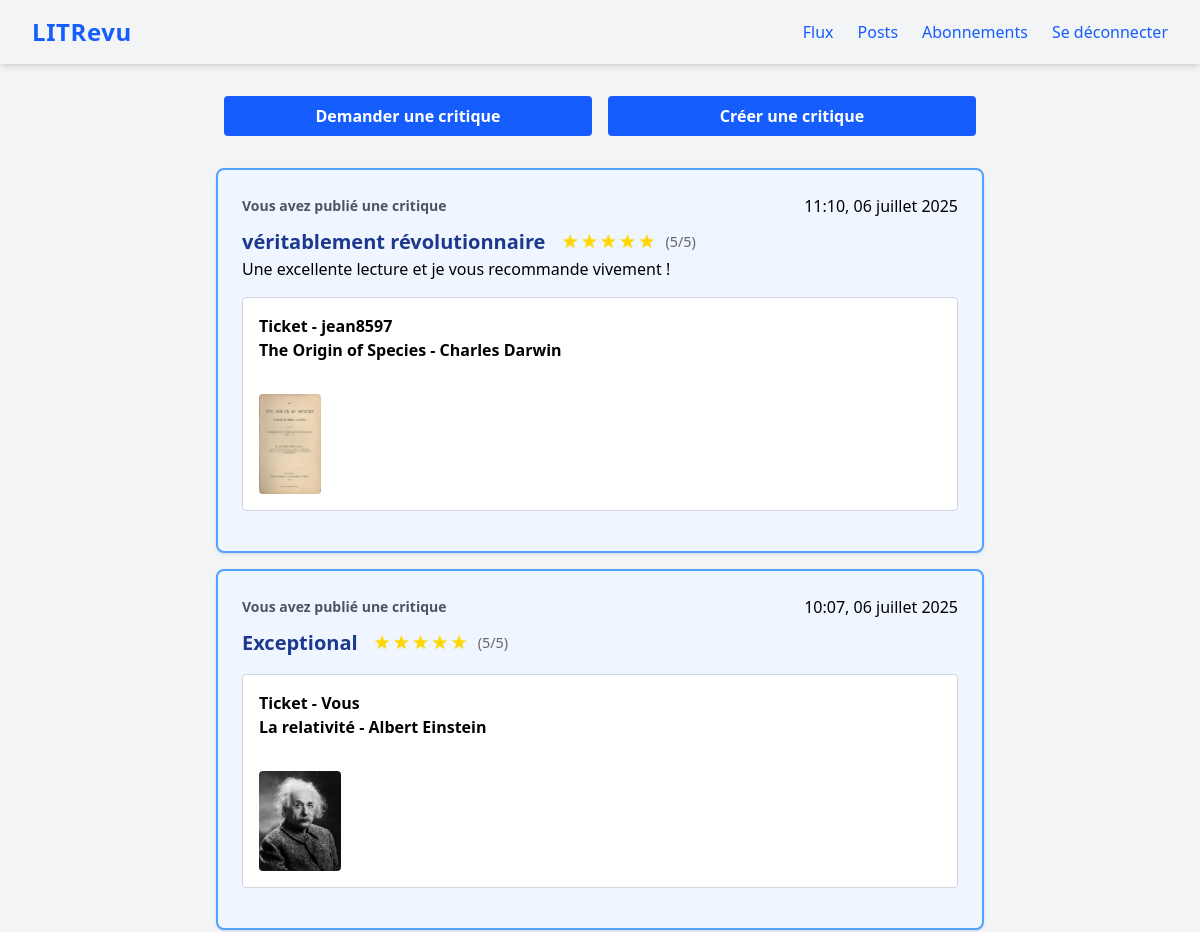
The page /flux/ (signed in, upper part) on the database as committed earlier.
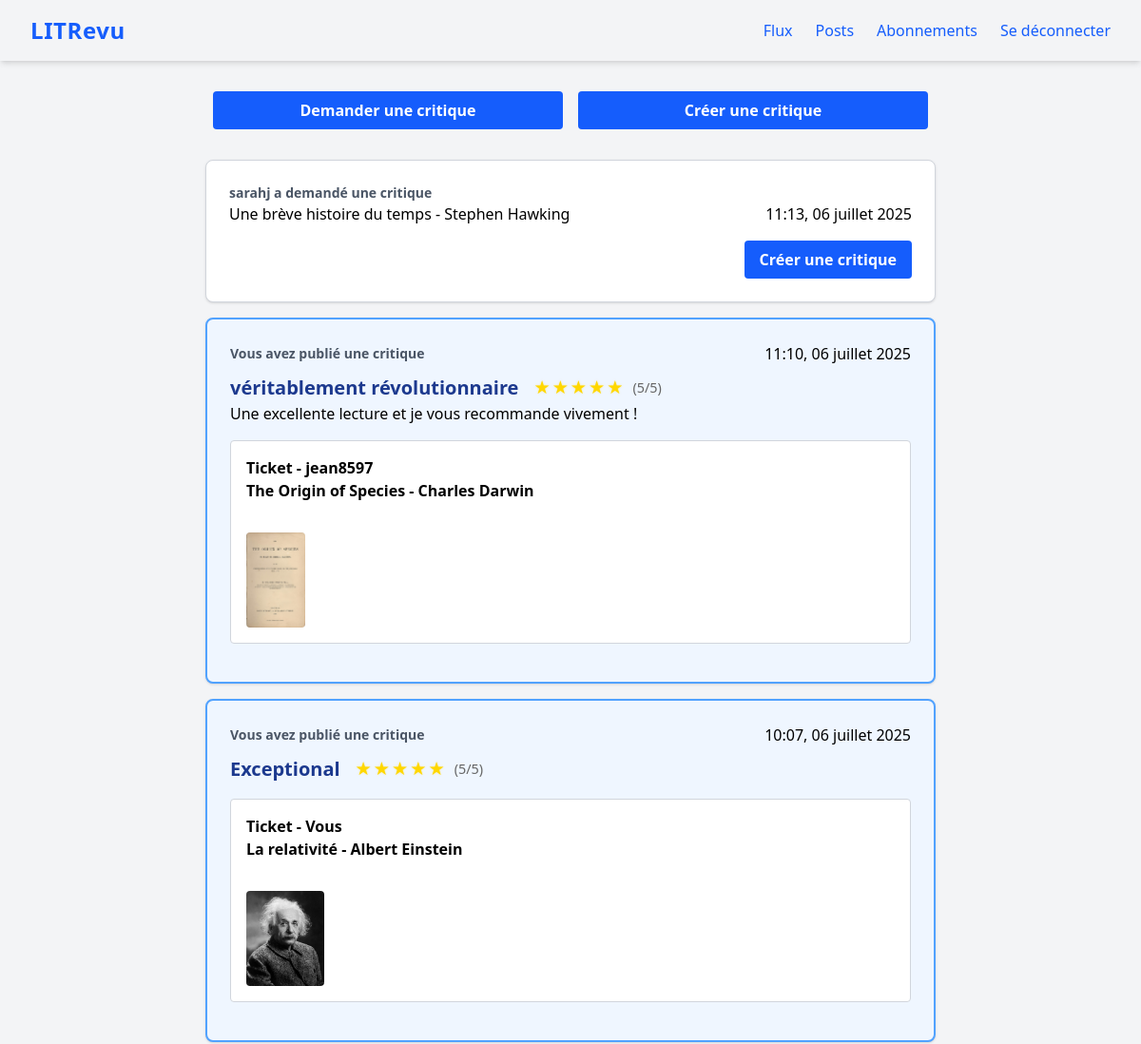
The same page on the database as committed later.
### review/models.py (models this page shows, shortened)
class Review(models.Model):
    ticket = models.ForeignKey(
        to=Ticket,
        related_name="reviews",
        on_delete=models.CASCADE
    )
    rating = models.IntegerField(
        validators=[MinValueValidator(0), MaxValueValidator(5)])
    headline = models.CharField(max_length=128)
    body = models.CharField(max_length=8192, blank=True)
    user = models.ForeignKey(
        to=settings.AUTH_USER_MODEL, on_delete=models.CASCADE)
    created = models.DateTimeField(auto_now_add=True)

class Ticket(models.Model):
    title = models.CharField(max_length=128)
    description = models.CharField(max_length=2048, blank=True)
    user = models.ForeignKey(
        to=settings.AUTH_USER_MODEL, on_delete=models.CASCADE)
    image = models.ImageField(blank=True, null=True)
    created = models.DateTimeField(default=timezone.now)

### authentication/models.py (models this page shows)
class User(AbstractUser):
    follows = models.ManyToManyField(
        'self',
        symmetrical=False,
        verbose_name='suit'
    )

### review/views.py (the view)
# urls.py: path('flux/', review.views.flux, name='flux'),
@login_required
def flux(request):
    followed_users = models.UserFollows.objects.filter(
        user=request.user
    ).values_list('followed_user', flat=True)
    users_to_show = list(followed_users) + [request.user.id]
    reviews_for_tickets = models.Review.objects.filter(ticket=OuterRef('pk'))
    tickets = models.Ticket.objects.filter(
        user__id__in=users_to_show
    ).annotate(
        post_type=Value('ticket', output_field=CharField()),
        has_review=Exists(reviews_for_tickets)
    )
    reviews = models.Review.objects.filter(
        user__id__in=users_to_show
    ).annotate(
        post_type=Value('review', output_field=CharField())
    )
    user_tickets = models.Ticket.objects.filter(user=request.user)
    reviews_on_user_tickets = models.Review.objects.filter(
        ticket__in=user_tickets
    ).annotate(
        post_type=Value('review', output_field=CharField())
    )
    reviews = reviews | reviews_on_user_tickets
    flux = sorted(
        list(tickets) + list(reviews),
        key=lambda obj: obj.created,
        reverse=True
    )
    return render(request, 'review/flux.html', context={'flux': flux}, )

### review/templatetags/review_extras.py (called while the page is built)
@register.inclusion_tag('review/_stars.html')
def display_stars(rating):
    return {'rating': rating}

### review/templates/review/flux.html (shortened to what this page needs)
{% extends 'base.html' %}
{% load review_extras %}
{% block content %}
    <div class="flex gap-4 items-center mb-8 w-full px-2">
        <a href="{% url 'ticket-create' %}" class="flex-1 mx-6">
            <button type="button" class="w-full bg-blue-600 text-white px-4 py-2 rounded hover:bg-blue-700 font-semibold transition">Demander une critique</button>
        </a>
        <a href="{% url 'review-create' %}" class="flex-1 mx-6">
            <button type="button" class="w-full bg-blue-600 text-white px-4 py-2 rounded hover:bg-blue-700 font-semibold transition">Créer une critique</button>
        </a>
    </div>
    <div class="grid-container">
        {% for post in flux %}
            {% if post.post_type == 'review' %}
                <div class="border-2 border-blue-400 bg-blue-50 rounded-lg shadow p-6 mb-4">
                    <div class="flex justify-between items-center">
                        <p class="text-sm text-gray-600 font-semibold">{% if post.user == user %}Vous avez publié une critique{% else %}{{ post.user }} a publié une critique{% endif %}</p>
                        <p class="text-right mb-0">{{ post.created|date:"H:i, d F Y" }}</p>
                    </div>
                    <div class="flex items-baseline mt-2 gap-4">
                        <h3 class="font-bold text-lg text-blue-900">{{ post.headline }}</h3>
                        <div class="rating-display">
                            {% display_stars post.rating %}
                        </div>
                    </div>
                    <p class="mb-2">{{ post.body }}</p>
                    <div class="border border-gray-300 bg-white rounded p-4 my-4">
                        <span class="font-semibold">Ticket - {% if post.ticket.user == user %}Vous{% else %}{{ post.ticket.user }}{% endif %}</span><br>
                        <span class="font-bold">{{ post.ticket.title }}</span><br>
                        {% if post.ticket.image %}<br>
                            <img src="{{ post.ticket.image.url }}" alt="Image du ticket {{ post.ticket.title }}" class="max-w-[100px] max-h-[100px] rounded mt-2" />
                        {% endif %}
                    </div>
                </div>
            {% elif post.post_type == 'ticket' %}
                <div class="bg-white rounded-lg shadow p-6 mb-4 border border-gray-300">
                    <p class="text-sm text-gray-600 font-semibold">{% if post.user == user %}Vous avez demandé une critique{% else %}{{ post.user }} a demandé une critique{% endif %}</p>
                    {% include "review/_ticket.html" %}
                    {% if not post.has_review %}
                        <div class="button-container-right">
                            <a href="{% url 'review-create-for-ticket' post.id %}">
                                <button type="button" class="bg-blue-600 text-white px-4 py-2 rounded hover:bg-blue-700 font-semibold transition">Créer une critique</button>
                            </a>
                        </div>
                    {% endif %}
                </div>
            {% endif %}
        {% endfor %}
    </div>
{% endblock content %}

### review/templates/review/_ticket.html (shortened to what this page needs)
<div class="ticket">
    <div class="flex justify-between items-center">
        <h4 class="mb-0">{{ post.title }}</h4>
        <p class="text-right mb-0">{{ post.created|date:"H:i, d F Y" }}</p>
    </div>
</div>

### review/templates/review/_stars.html
<div class="rating-display">
    {% for i in "12345" %}
        {% if forloop.counter <= rating %}
            <span class="star filled">★</span>
        {% else %}
            <span class="star empty">☆</span>
        {% endif %}
    {% endfor %}
    <span class="rating-text">({{ rating }}/5)</span>
</div>

Rows that differ between the two databases and show on the page:
added Ticket: user "sarahj", title "Une brève histoire du temps - Stephen Hawking", created "11:13, 06 juillet 2025", shows "Créer une critique"
